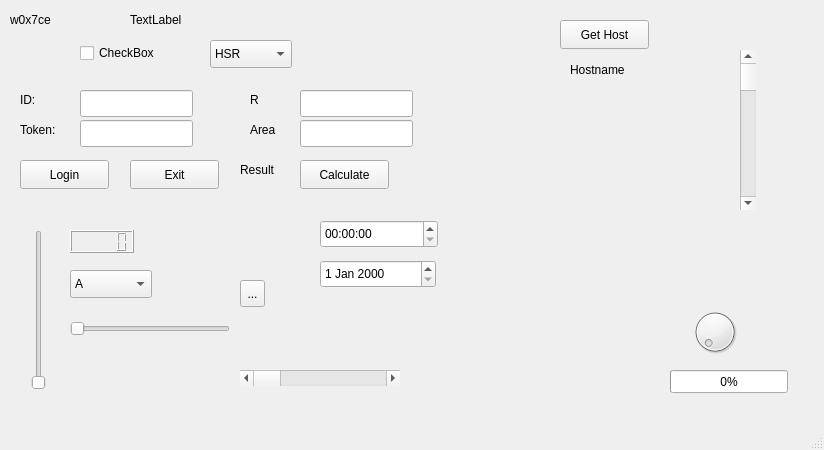
<?xml version="1.0" encoding="UTF-8"?>
<ui version="4.0">
 <class>MainWindow</class>
 <widget class="QMainWindow" name="MainWindow">
  <property name="geometry">
   <rect>
    <x>0</x>
    <y>0</y>
    <width>824</width>
    <height>450</height>
   </rect>
  </property>
  <property name="windowTitle">
   <string>MainWindow</string>
  </property>
  <property name="animated">
   <bool>true</bool>
  </property>
  <property name="documentMode">
   <bool>false</bool>
  </property>
  <widget class="QWidget" name="centralwidget">
   <widget class="QLabel" name="label">
    <property name="geometry">
     <rect>
      <x>10</x>
      <y>10</y>
      <width>63</width>
      <height>20</height>
     </rect>
    </property>
    <property name="text">
     <string>w0x7ce</string>
    </property>
   </widget>
   <widget class="QLabel" name="label_2">
    <property name="geometry">
     <rect>
      <x>20</x>
      <y>90</y>
      <width>81</width>
      <height>20</height>
     </rect>
    </property>
    <property name="text">
     <string>ID:</string>
    </property>
   </widget>
   <widget class="QLabel" name="label_3">
    <property name="geometry">
     <rect>
      <x>20</x>
      <y>120</y>
      <width>81</width>
      <height>20</height>
     </rect>
    </property>
    <property name="text">
     <string>Token:</string>
    </property>
   </widget>
   <widget class="QLineEdit" name="lineEdit_ID">
    <property name="geometry">
     <rect>
      <x>80</x>
      <y>90</y>
      <width>113</width>
      <height>27</height>
     </rect>
    </property>
   </widget>
   <widget class="QLineEdit" name="lineEdit_Token">
    <property name="geometry">
     <rect>
      <x>80</x>
      <y>120</y>
      <width>113</width>
      <height>27</height>
     </rect>
    </property>
   </widget>
   <widget class="QPushButton" name="pushButton_Login">
    <property name="geometry">
     <rect>
      <x>20</x>
      <y>160</y>
      <width>89</width>
      <height>29</height>
     </rect>
    </property>
    <property name="text">
     <string>Login</string>
    </property>
   </widget>
   <widget class="QPushButton" name="pushButton_Exit">
    <property name="geometry">
     <rect>
      <x>130</x>
      <y>160</y>
      <width>89</width>
      <height>29</height>
     </rect>
    </property>
    <property name="text">
     <string>Exit</string>
    </property>
   </widget>
   <widget class="QLabel" name="label_Display">
    <property name="geometry">
     <rect>
      <x>240</x>
      <y>160</y>
      <width>51</width>
      <height>20</height>
     </rect>
    </property>
    <property name="text">
     <string>Result</string>
    </property>
   </widget>
   <widget class="QLineEdit" name="lineEdit_R">
    <property name="geometry">
     <rect>
      <x>300</x>
      <y>90</y>
      <width>113</width>
      <height>27</height>
     </rect>
    </property>
   </widget>
   <widget class="QLabel" name="label_4">
    <property name="geometry">
     <rect>
      <x>250</x>
      <y>90</y>
      <width>63</width>
      <height>20</height>
     </rect>
    </property>
    <property name="text">
     <string>R</string>
    </property>
   </widget>
   <widget class="QLabel" name="label_5">
    <property name="geometry">
     <rect>
      <x>250</x>
      <y>120</y>
      <width>63</width>
      <height>20</height>
     </rect>
    </property>
    <property name="text">
     <string>Area</string>
    </property>
   </widget>
   <widget class="QLineEdit" name="lineEdit_Area">
    <property name="geometry">
     <rect>
      <x>300</x>
      <y>120</y>
      <width>113</width>
      <height>27</height>
     </rect>
    </property>
   </widget>
   <widget class="QPushButton" name="pushButton_calculate">
    <property name="geometry">
     <rect>
      <x>300</x>
      <y>160</y>
      <width>89</width>
      <height>29</height>
     </rect>
    </property>
    <property name="text">
     <string>Calculate</string>
    </property>
   </widget>
   <widget class="QToolButton" name="toolButton">
    <property name="geometry">
     <rect>
      <x>240</x>
      <y>280</y>
      <width>25</width>
      <height>27</height>
     </rect>
    </property>
    <property name="text">
     <string>...</string>
    </property>
   </widget>
   <widget class="QTimeEdit" name="timeEdit">
    <property name="geometry">
     <rect>
      <x>320</x>
      <y>220</y>
      <width>118</width>
      <height>28</height>
     </rect>
    </property>
   </widget>
   <widget class="QDateEdit" name="dateEdit">
    <property name="geometry">
     <rect>
      <x>320</x>
      <y>260</y>
      <width>116</width>
      <height>28</height>
     </rect>
    </property>
   </widget>
   <widget class="QDial" name="dial">
    <property name="geometry">
     <rect>
      <x>690</x>
      <y>300</y>
      <width>50</width>
      <height>64</height>
     </rect>
    </property>
    <property name="cursor">
     <cursorShape>ClosedHandCursor</cursorShape>
    </property>
    <property name="value">
     <number>0</number>
    </property>
    <property name="notchTarget">
     <double>3.700000000000000</double>
    </property>
   </widget>
   <widget class="QLCDNumber" name="lcdNumber">
    <property name="geometry">
     <rect>
      <x>70</x>
      <y>230</y>
      <width>64</width>
      <height>23</height>
     </rect>
    </property>
   </widget>
   <widget class="QProgressBar" name="progressBar">
    <property name="geometry">
     <rect>
      <x>670</x>
      <y>370</y>
      <width>118</width>
      <height>23</height>
     </rect>
    </property>
    <property name="value">
     <number>0</number>
    </property>
   </widget>
   <widget class="QCheckBox" name="checkBox">
    <property name="geometry">
     <rect>
      <x>80</x>
      <y>40</y>
      <width>96</width>
      <height>26</height>
     </rect>
    </property>
    <property name="text">
     <string>CheckBox</string>
    </property>
   </widget>
   <widget class="QSlider" name="verticalSlider">
    <property name="geometry">
     <rect>
      <x>30</x>
      <y>230</y>
      <width>18</width>
      <height>160</height>
     </rect>
    </property>
    <property name="orientation">
     <enum>Qt::Vertical</enum>
    </property>
   </widget>
   <widget class="QSlider" name="horizontalSlider">
    <property name="geometry">
     <rect>
      <x>70</x>
      <y>320</y>
      <width>160</width>
      <height>18</height>
     </rect>
    </property>
    <property name="orientation">
     <enum>Qt::Horizontal</enum>
    </property>
   </widget>
   <widget class="QScrollBar" name="horizontalScrollBar">
    <property name="geometry">
     <rect>
      <x>240</x>
      <y>370</y>
      <width>160</width>
      <height>16</height>
     </rect>
    </property>
    <property name="orientation">
     <enum>Qt::Horizontal</enum>
    </property>
   </widget>
   <widget class="QScrollBar" name="verticalScrollBar">
    <property name="geometry">
     <rect>
      <x>740</x>
      <y>50</y>
      <width>16</width>
      <height>160</height>
     </rect>
    </property>
    <property name="orientation">
     <enum>Qt::Vertical</enum>
    </property>
   </widget>
   <widget class="QComboBox" name="comboBox">
    <property name="geometry">
     <rect>
      <x>70</x>
      <y>270</y>
      <width>82</width>
      <height>28</height>
     </rect>
    </property>
    <item>
     <property name="text">
      <string>A</string>
     </property>
    </item>
    <item>
     <property name="text">
      <string>B</string>
     </property>
    </item>
    <item>
     <property name="text">
      <string>C</string>
     </property>
    </item>
   </widget>
   <widget class="QComboBox" name="comboBox_now_time">
    <property name="geometry">
     <rect>
      <x>210</x>
      <y>40</y>
      <width>82</width>
      <height>28</height>
     </rect>
    </property>
    <item>
     <property name="text">
      <string>HSR</string>
     </property>
    </item>
    <item>
     <property name="text">
      <string>SGP</string>
     </property>
    </item>
   </widget>
   <widget class="QLabel" name="label_now_time">
    <property name="geometry">
     <rect>
      <x>130</x>
      <y>10</y>
      <width>161</width>
      <height>20</height>
     </rect>
    </property>
    <property name="text">
     <string>TextLabel</string>
    </property>
   </widget>
   <widget class="QPushButton" name="pushButton_get_host_information">
    <property name="geometry">
     <rect>
      <x>560</x>
      <y>20</y>
      <width>89</width>
      <height>29</height>
     </rect>
    </property>
    <property name="text">
     <string>Get Host</string>
    </property>
   </widget>
   <widget class="QLabel" name="label_hostname">
    <property name="geometry">
     <rect>
      <x>570</x>
      <y>59</y>
      <width>63</width>
      <height>21</height>
     </rect>
    </property>
    <property name="text">
     <string>Hostname</string>
    </property>
   </widget>
  </widget>
  <widget class="QMenuBar" name="menubar">
   <property name="geometry">
    <rect>
     <x>0</x>
     <y>0</y>
     <width>824</width>
     <height>25</height>
    </rect>
   </property>
  </widget>
  <widget class="QStatusBar" name="statusbar"/>
 </widget>
 <resources/>
 <connections/>
</ui>
